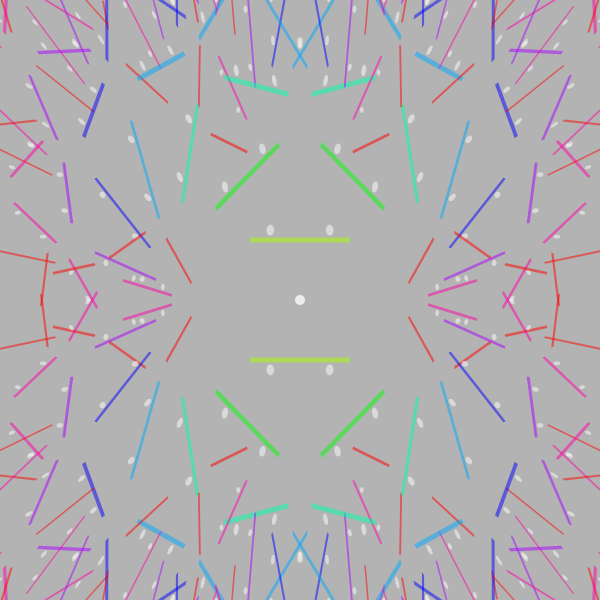
Frame 1 (no input)
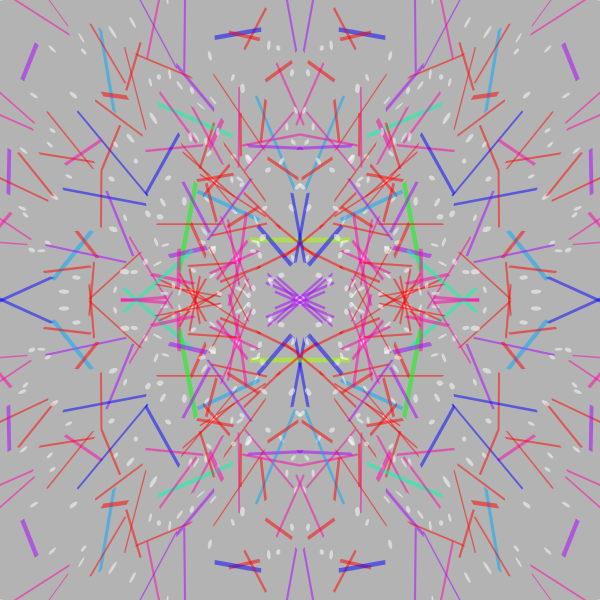
Frame 60 (no input)
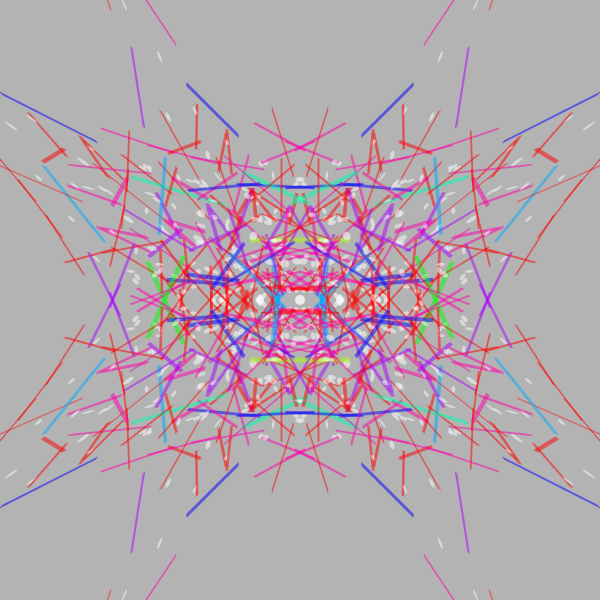
Frame 120 (the mouse pressed at the canvas centre since frame 60)

The p5.js sketch that drew these frames (run headless with seeded random() and noise() and a simulated clock; from frame 60 on, the mouse is pressed at the canvas centre):

// p5.js sketch
// ── sketch.js
function setup() {
  createCanvas(600, 600)
  colorMode(HSB, 1.0, 1.0, 1.0, 1.0)
  rectMode(CENTER)
}

function element(depth) {
  const hue = map(depth, 10, 1, 0, 1)
  fill(1, 0.5)
  noStroke()
  circle(0, 0, 10)
  
  fill(hue, 1, 1, 0.5)
  rect(0, -60, 100, 5)
  
  
  if (depth > 1) {
    push()
    rotate(PI / 4 + frameCount / 100)
    shearX(PI / 8)
    translate(0, -70)
    scale(0.9)
    element(depth - 1)
    pop()

    push()
    rotate(-PI / 4 - frameCount / 100)
    shearX(-PI / 8)
    translate(0, -70)
    scale(0.9)
    element(depth - 1)
    pop()
  }
}

function draw() {
  background(0.7)
  
  translate(width / 2, height / 2)
  
  element(8)
  rotate(PI)
  element(8)
  
  //console.log(frameCount)
}
